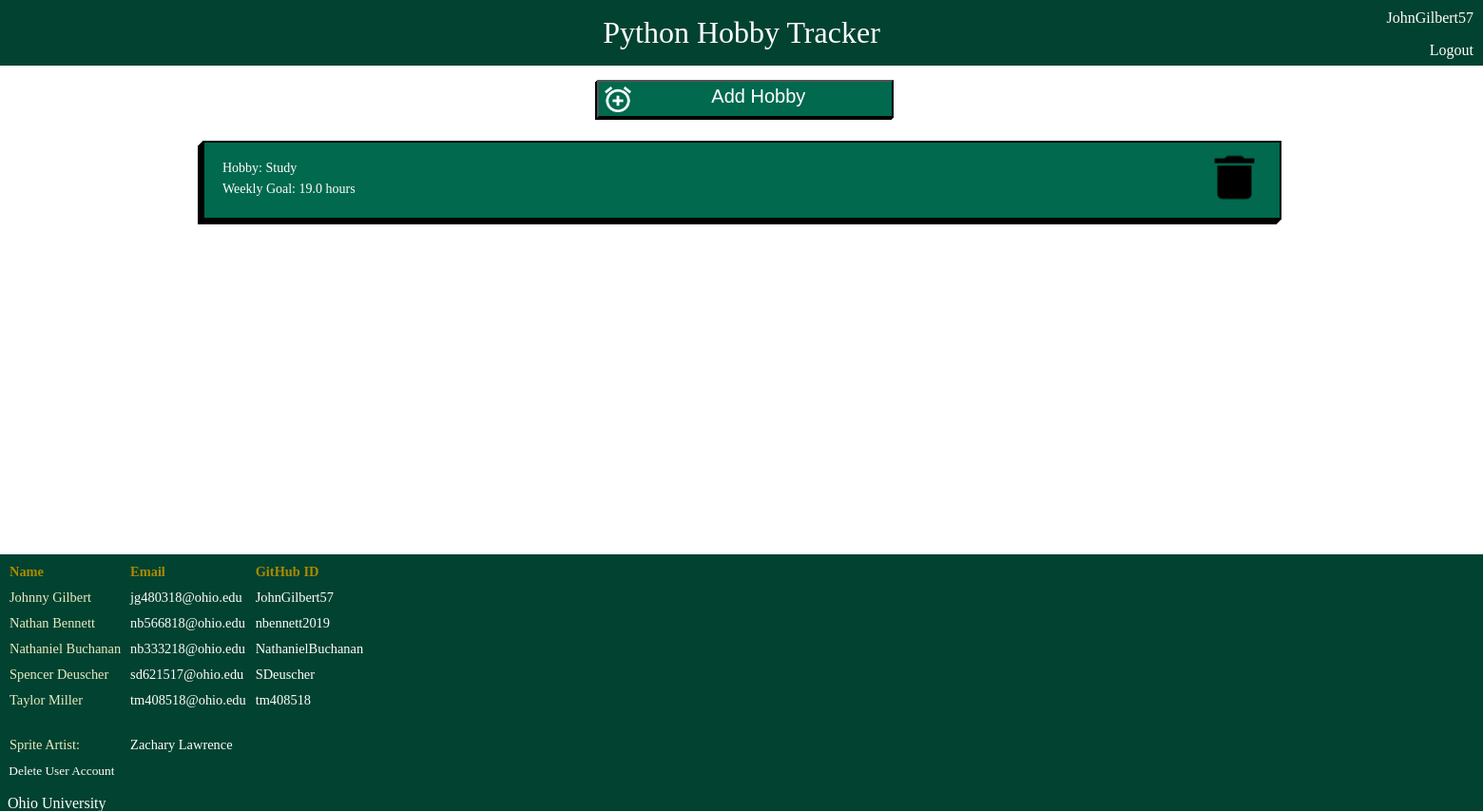
/userhobbies/ (signed in), run on an earlier commit of the app's database.
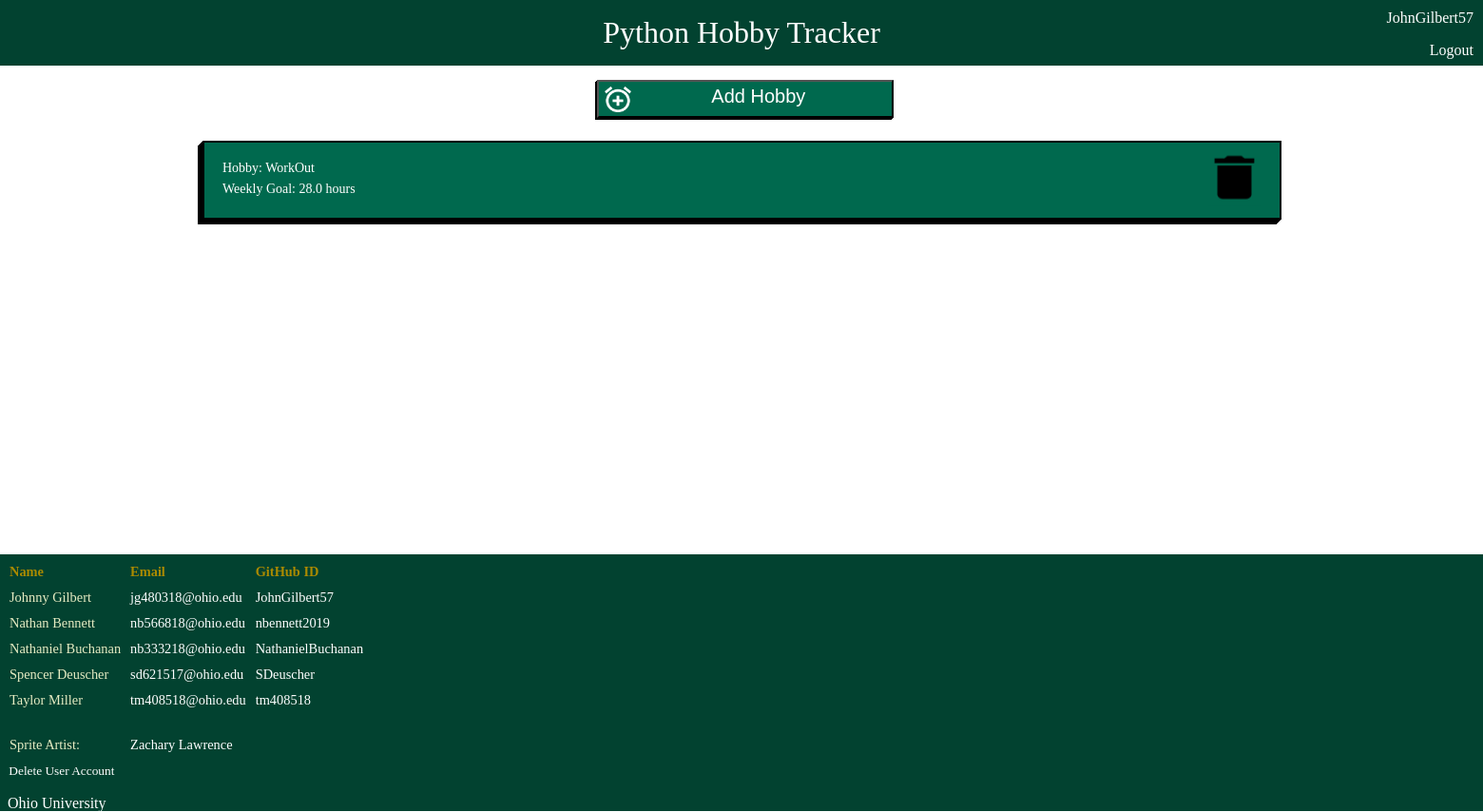
And on a later commit of the database.
### myapp/models.py (models this page shows, shortened)
class Hobby(models.Model):
    hobbyUser = models.ForeignKey(User, on_delete=models.CASCADE)
    spriteId = models.ForeignKey(Sprite, on_delete=models.CASCADE, help_text = None) #CHECK THIS
    name = models.CharField(max_length=300, help_text = None)
    timeLimit = models.FloatField(validators = [MinValueValidator(0), MaxValueValidator(168.0)], help_text = None)

### myapp/views.py (the view)
# urls.py: path('userhobbies/', hobbiespage),
def hobbiespage(response):
    if response.method == "POST":
        form = NewHobbyForm(response.POST)
        if form.is_valid():
            obj = form.save(commit=False)
            obj.hobbyUser = User.objects.get(pk=response.user.id)
            obj.save()
            return redirect("/userhobbies")
    else:
        form = NewHobbyForm()
    if response.user.is_anonymous:
        return redirect('/login')
    if response.method == "POST" and 'delete' in response.POST:
        delete_key = response.POST.get('delete')
        if Hobby.objects.filter(pk=delete_key).count() > 0:
            target = Hobby.objects.get(pk=delete_key)
            target.delete()
    if response.method == "POST" and 'deleteuser' in response.POST:
        username = response.user.username
        u = User.objects.get(username = username)
        u.delete()
        return redirect('/login')
    userHobbies = Hobby.objects.filter(hobbyUser=response.user)
    context = {
        'userHobbies': list(userHobbies),
        'form': form
    }
    return render(response, './myhobby/userhobbies.html', context)

### myapp/models.py (called while the page is built)
    def __str__(self):
        return self.spriteName

### myapp/templates/myhobby/userhobbies.html (shortened to what this page needs)
{% load crispy_forms_tags%}
{% block content %}
{% load static %}
<!DOCTYPE >
<html>
    <head>
        <link rel = "stylesheet" type = "text/css" href="{% static 'myapp/css/userhobbies.css' %}">
    </head>
    <body>
        <div id = header>
            <p>Python Hobby Tracker</p>
        </div>
        <div id = credentials>
            <p>{{user.username}}</p>
            <a href = "{% url 'logout' %}">Logout</a>
        </div>
        <div id = container>
            <div id = addhobby>
                <button data-modal-target = "#modal" type = 'submit' id = "Create"><img src = "{% static 'myapp/img/add.png' %}"/><p>Add Hobby</p></button>
            </div>
            {% for hobby in userHobbies %}
            <div id = hobbyinfo>
                <a href="/hobbyview?hobbyid={{ hobby.id }}">
                    <p style = "padding-bottom: 0.5%;">Hobby: {{ hobby.name }}</p>
                    <p>Weekly Goal: {{ hobby.timeLimit}} hours</p>
                </a>
                <form method="POST">
                    <button type='submit' name="delete" value='{{hobby.id}}'><img src ="{% static 'myapp/img/Vector.png' %}" alt = "Trash Can"/></button>
                </form>
            </div>
        {% endfor %}
        </div>
        <div id = footer>
                <table>
                    <tr>
                        <th>Name</th>
                        <th>Email</th>
                        <th>GitHub ID</th>
                    </tr>
                    <tr>
                        <td>Johnny Gilbert</td>
                        <td><a href="mailto: jg480318@ohio.edu">jg480318@ohio.edu</a></td>
                        <td><a href=https://github.com/JohnGilbert57>JohnGilbert57</a></td>
                    </tr>
                    <tr>
                        <td>Nathan Bennett</td>
                        <td><a href="mailto: nb566818@ohio.edu">nb566818@ohio.edu</a></td>
                        <td><a href=https://github.com/nbennett2019>nbennett2019</a></td>
                    </tr>
                    <tr>
                        <td>Nathaniel Buchanan</td>
                        <td><a href="mailto: nb333218@ohio.edu">nb333218@ohio.edu</a></td>
                        <td><a href=https://github.com/NathanielBuchanan>NathanielBuchanan</a></td></td>
                    </tr>
                    <tr>
                        <td>Spencer Deuscher</td>
                        <td><a href="mailto: sd621517@ohio.edu">sd621517@ohio.edu</a></td>
                        <td><a href=https://github.com/SDeuscher>SDeuscher</a></td></td>
                    </tr>
                    <tr>
                        <td>Taylor Miller</td>
                        <td><a href="mailto: tm408518@ohio.edu">tm408518@ohio.edu</a></td>
                        <td><a href=https://github.com/tm408518>tm408518</a></td>
                    </tr>
                    <tr>
                        <td>Sprite Artist:</td>
                        <td><a href="mailto: zacharylawrence00@gmail.com">Zachary Lawrence</a></td>
                    </tr>
                </table>
                <form method="POST">
                    <button type='submit' name="deleteuser" id = "deleteAccount">Delete User Account</button>
                </form>
                <p><a href=https://www.ohio.edu>&nbsp&nbspOhio University<a></p>
            </div>
    </body>
</html>
{% endblock%}

What changed in the data, as far as the page shows it:
removed Hobby: name "Study", timeLimit "19.0", {{ hobby.id }} 89 (drawn)
added Hobby: name "WorkOut", timeLimit "28.0", {{ hobby.id }} 90 (drawn)
